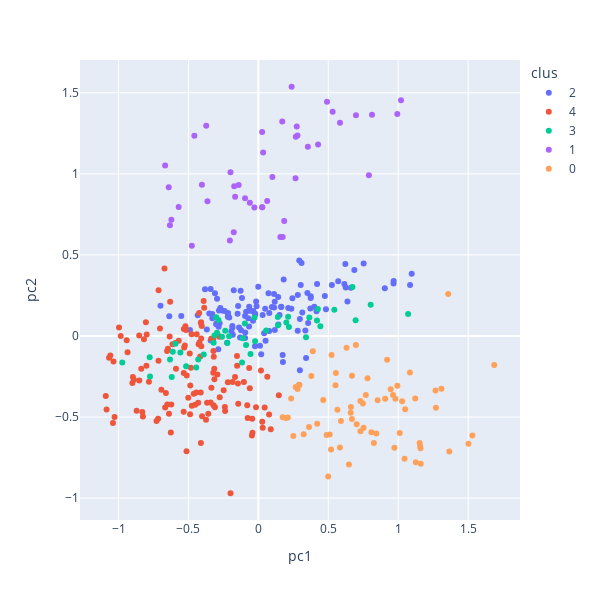

The notebook cell saved with this chart:
### Code cell
# grafica interactiva
pca_bow = pd.DataFrame({'pc1': proj['pc1'], 'pc2': proj['pc2'], 'tipo': t_data['file'],
                       'clus':cl_pred})

fig = px.scatter(pca_bow, x='pc1', y='pc2', hover_data=['tipo'], color = 'clus')
fig.update_layout(
    autosize=False,
    width=600,
    height=600,
)
fig.show()

### Figure 1 — Plotly figure (JSON) as saved in the notebook; plotly's stock layout.template omitted (floating-point values rounded to 4 significant figures)
{"data": [{"customdata": [["coches_no_1_11.txt"], ["coches_no_1_13.txt"], ["coches_no_1_15.txt"], ["coches_no_1_18.txt"], ["coches_no_1_19.txt"], ["coches_no_1_21.txt"], ["coches_no_1_23.txt"], ["coches_no_1_25.txt"], ["coches_no_1_4.txt"], ["coches_no_1_6.txt"], ["coches_no_1_8.txt"], ["coches_no_2_10.txt"], ["coches_no_2_12.txt"], ["coches_no_2_14.txt"], ["coches_no_2_16.txt"], ["coches_no_2_17.txt"], ["coches_no_2_2.txt"], ["coches_no_2_20.txt"], ["coches_no_2_22.txt"], ["coches_no_2_24.txt"], ["coches_no_2_5.txt"], ["coches_no_2_7.txt"], ["coches_yes_4_1.txt"], ["coches_yes_4_11.txt"], ["coches_yes_4_13.txt"], ["coches_yes_4_14.txt"], ["coches_yes_4_19.txt"], ["coches_yes_4_20.txt"], ["coches_yes_4_22.txt"], ["coches_yes_4_23.txt"], ["coches_yes_4_24.txt"], ["coches_yes_4_3.txt"], ["coches_yes_4_6.txt"], ["coches_yes_4_9.txt"], ["coches_yes_5_12.txt"], ["coches_yes_5_15.txt"], ["coches_yes_5_17.txt"], ["coches_yes_5_2.txt"], ["coches_yes_5_21.txt"], ["coches_yes_5_25.txt"], ["coches_yes_5_4.txt"], ["coches_yes_5_7.txt"], ["coches_yes_5_8.txt"], ["hoteles_no_2_25.txt"], ["hoteles_yes_5_18.txt"], ["hoteles_yes_5_25.txt"], ["libros_no_1_22.txt"], ["moviles_no_1_11.txt"], ["moviles_no_1_19.txt"], ["moviles_no_1_21.txt"], ["moviles_no_1_22.txt"], ["moviles_no_1_25.txt"], ["moviles_no_1_4.txt"], ["moviles_no_1_8.txt"], ["moviles_no_1_9.txt"], ["moviles_no_2_1.txt"], ["moviles_no_2_10.txt"], ["moviles_no_2_12.txt"], ["moviles_no_2_13.txt"], ["moviles_no_2_14.txt"], ["moviles_no_2_16.txt"], ["moviles_no_2_17.txt"], ["moviles_no_2_18.txt"], ["moviles_no_2_20.txt"], ["moviles_no_2_23.txt"], ["moviles_no_2_24.txt"], ["moviles_no_2_3.txt"], ["moviles_no_2_5.txt"], ["moviles_no_2_6.txt"], ["moviles_no_2_7.txt"], ["moviles_yes_4_13.txt"], ["moviles_yes_4_15.txt"], ["moviles_yes_4_17.txt"], ["moviles_yes_4_20.txt"], ["moviles_yes_4_21.txt"], ["moviles_yes_4_22.txt"], ["moviles_yes_4_25.txt"], ["moviles_yes_4_4.txt"], ["moviles_yes_4_5.txt"], ["moviles_yes_4_6.txt"], ["moviles_yes_4_9.txt"], ["moviles_yes_5_12.txt"], ["moviles_yes_5_14.txt"], ["moviles_yes_5_2.txt"], ["moviles_yes_5_23.txt"], ["moviles_yes_5_3.txt"], ["moviles_yes_5_7.txt"], ["moviles_yes_5_8.txt"], ["musica_no_1_4.txt"], ["musica_no_1_8.txt"], ["musica_no_2_16.txt"], ["musica_yes_4_13.txt"], ["musica_yes_5_25.txt"], ["ordenadores_no_1_13.txt"], ["ordenadores_no_1_18.txt"], ["ordenadores_no_1_20.txt"], ["ordenadores_no_1_6.txt"], ["ordenadores_no_1_9.txt"], ["ordenadores_no_2_1.txt"], ["ordenadores_no_2_17.txt"], ["ordenadores_no_2_24.txt"], ["ordenadores_no_2_25.txt"], ["ordenadores_no_2_3.txt"], ["ordenadores_no_2_5.txt"], ["ordenadores_no_2_7.txt"], ["ordenadores_yes_4_1.txt"], ["ordenadores_yes_4_13.txt"], ["ordenadores_yes_4_16.txt"], ["ordenadores_yes_4_18.txt"], ["ordenadores_yes_4_21.txt"], ["ordenadores_yes_5_11.txt"], ["ordenadores_yes_5_14.txt"], ["ordenadores_yes_5_6.txt"], ["ordenadores_yes_5_7.txt"], ["ordenadores_yes_5_9.txt"], ["peliculas_no_1_15.txt"]], "hovertemplate": "clus=2<br>pc1=%{x}<br>pc2=%{y}<br>tipo=%{customdata[0]}<extra></extra>", "legendgroup": "2", "marker": {"color": "#636efa", "symbol": "circle"}, "mode": "markers", "name": "2", "orientation": "v", "showlegend": true, "type": "scatter", "x": [-0.7001, 0.2435, 0.6219, -0.2184, -0.6371, 0.753, -0.2955, -0.3413, -0.01597, 0.1809, 0.2926, -0.01251, 0.3088, 0.5258, -0.1171, 0.1432, -0.0006747, -0.5513, -0.02198, -0.03694, -0.33, -0.08769, -0.284, -0.3107, -0.2235, 0.6863, 0.4198, -0.3512, 0.1634, -0.2081, -0.03694, 0.3142, -0.2414, 0.3745, -0.2773, -0.186, -0.09406, -0.1238, 0.2822, -0.2595, 0.5709, 0.303, -0.06106, -0.2985, 0.1176, -0.06663, 0.05136, -0.3813, 0.6151, 0.2359, 0.6248, -0.095, 0.297, -0.1761, 1.085, -0.272, 1.097, 0.0306, -0.3409, 0.1635, 0.01145, -0.2818, 0.04105, -0.09514, 0.09671, 0.3716, -0.0246, -0.3686, 0.4834, 0.07813, -0.4336, -0.2869, -0.2173, -0.4892, 0.6617, 0.3741, -0.302, 0.9042, 0.3508, 0.1518, -0.1449, 0.3559, 0.1172, -0.1824, 0.4003, 0.9666, 0.4757, 0.6371, 0.336, 0.2969, 0.1757, 0.1738, -0.02426, -0.1271, 0.2135, -0.1309, -0.3295, -0.1486, -0.06555, 0.04881, 0.1122, 0.1415, 0.0727, -0.07266, -0.2169, 0.07762, -0.1379, 0.9675, -0.1932, 0.02002, -0.1858, 0.1128, -0.03862, 0.4158, 0.2817, 0.3411], "xaxis": "x", "y": [0.1861, 0.232, 0.4444, 0.119, 0.1213, 0.4475, 0.2292, 0.2893, 0.2129, 0.348, 0.4654, 0.1827, 0.4495, 0.3144, 0.2338, 0.07073, 0.3038, 0.1228, 0.1371, 0.1519, 0.1357, 0.149, 0.05637, 0.2637, -0.04195, 0.4073, 0.3211, 0.1391, 0.1794, 0.1142, 0.1519, 0.1446, 0.1543, 0.2454, 0.07853, 0.06128, 0.0209, 0.03546, 0.2531, 0.157, 0.3375, 0.3145, 0.1551, 0.07877, 0.03646, 0.05903, -0.02922, 0.2878, 0.3199, 0.1683, 0.2991, -0.01189, 0.1052, 0.2817, 0.3151, 0.1728, 0.3843, 0.1295, -0.02747, 0.1803, -0.0608, 0.1573, 0.0171, 0.1225, 0.1781, 0.1701, 0.1293, 0.03972, 0.1644, 0.1415, 0.1284, -0.0816, 0.1399, 0.03698, 0.2971, 0.2336, 0.07246, 0.2943, 0.2645, 0.1287, 0.1848, 0.08066, 0.2112, 0.007831, 0.1806, 0.3236, 0.2471, 0.212, 0.03336, -0.2107, -0.16, -0.1176, -0.0641, 0.2784, 0.1726, -0.008808, 0.1093, 0.1375, 0.1807, 0.1677, 0.2583, 0.2405, 0.2631, 0.1099, 0.1406, 0.03064, 0.05217, 0.3389, 0.0297, -0.1135, 0.05033, 0.1755, 0.09394, 0.153, 0.03234, -0.1351], "yaxis": "y"}, {"customdata": [["coches_no_1_3.txt"], ["coches_no_2_1.txt"], ["coches_no_2_9.txt"], ["coches_yes_4_16.txt"], ["coches_yes_4_18.txt"], ["coches_yes_5_10.txt"], ["coches_yes_5_5.txt"], ["hoteles_no_2_19.txt"], ["hoteles_yes_4_22.txt"], ["hoteles_yes_5_19.txt"], ["lavadoras_no_1_17.txt"], ["lavadoras_no_1_20.txt"], ["lavadoras_no_1_25.txt"], ["lavadoras_no_2_1.txt"], ["lavadoras_no_2_11.txt"], ["lavadoras_yes_4_25.txt"], ["libros_no_1_1.txt"], ["libros_no_1_11.txt"], ["libros_no_1_12.txt"], ["libros_no_1_16.txt"], ["libros_no_1_18.txt"], ["libros_no_2_10.txt"], ["libros_no_2_13.txt"], ["libros_no_2_23.txt"], ["libros_no_2_25.txt"], ["libros_no_2_6.txt"], ["libros_yes_4_1.txt"], ["libros_yes_4_13.txt"], ["libros_yes_4_22.txt"], ["libros_yes_4_9.txt"], ["libros_yes_5_12.txt"], ["libros_yes_5_16.txt"], ["libros_yes_5_18.txt"], ["libros_yes_5_19.txt"], ["libros_yes_5_21.txt"], ["libros_yes_5_25.txt"], ["libros_yes_5_4.txt"], ["libros_yes_5_5.txt"], ["libros_yes_5_6.txt"], ["libros_yes_5_7.txt"], ["libros_yes_5_8.txt"], ["moviles_no_1_15.txt"], ["moviles_no_1_2.txt"], ["moviles_yes_4_10.txt"], ["moviles_yes_4_11.txt"], ["moviles_yes_4_16.txt"], ["moviles_yes_4_18.txt"], ["moviles_yes_5_19.txt"], ["moviles_yes_5_24.txt"], ["musica_no_1_1.txt"], ["musica_no_1_13.txt"], ["musica_no_1_15.txt"], ["musica_no_1_2.txt"], ["musica_no_1_20.txt"], ["musica_no_1_22.txt"], ["musica_no_1_24.txt"], ["musica_no_1_5.txt"], ["musica_no_1_6.txt"], ["musica_no_2_11.txt"], ["musica_no_2_12.txt"], ["musica_no_2_14.txt"], ["musica_no_2_17.txt"], ["musica_no_2_18.txt"], ["musica_no_2_19.txt"], ["musica_no_2_21.txt"], ["musica_no_2_23.txt"], ["musica_no_2_25.txt"], ["musica_no_2_3.txt"], ["musica_no_2_7.txt"], ["musica_no_2_9.txt"], ["musica_yes_4_1.txt"], ["musica_yes_4_11.txt"], ["musica_yes_4_15.txt"], ["musica_yes_4_18.txt"], ["musica_yes_4_19.txt"], ["musica_yes_4_20.txt"], ["musica_yes_4_22.txt"], ["musica_yes_4_6.txt"], ["musica_yes_4_7.txt"], ["musica_yes_4_9.txt"], ["musica_yes_5_10.txt"], ["musica_yes_5_14.txt"], ["musica_yes_5_16.txt"], ["musica_yes_5_2.txt"], ["musica_yes_5_21.txt"], ["musica_yes_5_23.txt"], ["musica_yes_5_24.txt"], ["musica_yes_5_3.txt"], ["musica_yes_5_4.txt"], ["musica_yes_5_5.txt"], ["ordenadores_no_1_10.txt"], ["ordenadores_no_1_14.txt"], ["ordenadores_no_1_16.txt"], ["ordenadores_no_1_2.txt"], ["ordenadores_no_2_11.txt"], ["ordenadores_no_2_12.txt"], ["ordenadores_no_2_15.txt"], ["ordenadores_no_2_19.txt"], ["ordenadores_no_2_21.txt"], ["ordenadores_no_2_22.txt"], ["ordenadores_no_2_23.txt"], ["ordenadores_no_2_4.txt"], ["ordenadores_no_2_8.txt"], ["ordenadores_yes_4_10.txt"], ["ordenadores_yes_4_12.txt"], ["ordenadores_yes_4_17.txt"], ["ordenadores_yes_4_19.txt"], ["ordenadores_yes_4_20.txt"], ["ordenadores_yes_4_3.txt"], ["ordenadores_yes_4_4.txt"], ["ordenadores_yes_4_8.txt"], ["ordenadores_yes_5_15.txt"], ["ordenadores_yes_5_2.txt"], ["ordenadores_yes_5_22.txt"], ["ordenadores_yes_5_23.txt"], ["ordenadores_yes_5_24.txt"], ["ordenadores_yes_5_25.txt"], ["ordenadores_yes_5_5.txt"], ["peliculas_no_1_1.txt"], ["peliculas_no_1_17.txt"], ["peliculas_no_2_14.txt"], ["peliculas_no_2_8.txt"], ["peliculas_yes_4_19.txt"], ["peliculas_yes_4_24.txt"], ["peliculas_yes_5_11.txt"], ["peliculas_yes_5_15.txt"], ["peliculas_yes_5_17.txt"]], "hovertemplate": "clus=4<br>pc1=%{x}<br>pc2=%{y}<br>tipo=%{customdata[0]}<extra></extra>", "legendgroup": "4", "marker": {"color": "#EF553B", "symbol": "circle"}, "mode": "markers", "name": "4", "orientation": "v", "showlegend": true, "type": "scatter", "x": [-0.8043, -0.9418, -0.8185, -0.4115, -0.4908, -0.9846, -0.6528, -0.7826, -0.2795, -0.7986, -0.6715, -0.7136, -0.3912, -0.3874, -0.6309, -0.5306, -0.3578, -0.6613, -0.3744, -0.8257, 0.03087, -0.06125, -0.2764, 0.06392, -0.04591, -0.5341, -0.4884, -0.1462, 0.04504, -0.152, -0.4761, -0.2481, -0.07635, -0.6393, -0.4438, -0.1843, -0.7168, -0.2182, -0.3666, 0.07668, -0.4027, -0.3375, -0.4273, -0.6465, -1.068, -0.6344, -0.4082, -1.036, -0.533, -0.1529, -0.6936, -0.5013, -0.452, -0.4122, -0.167, -0.5335, -0.5892, -1.091, -0.8708, -0.3226, -0.06554, -0.04215, -1.086, -0.2399, -0.4304, -0.1035, -0.7285, -0.8517, -0.6231, -0.1439, -0.3412, -0.3105, -0.07931, -0.487, -0.4619, -0.3209, 0.1462, -0.8976, -1.029, -0.01689, -0.6666, -0.5123, -1.04, -0.3151, -0.2377, -0.2931, -0.3359, -0.6512, -0.83, -0.6261, -0.2915, -0.3189, -0.8524, -0.4087, -0.4412, -0.5696, -0.8007, -0.7037, -0.4047, -0.9967, -0.3213, -0.7143, -0.4219, -0.5175, -0.5218, -0.5941, -0.9356, -0.8373, -0.4235, -0.4162, -1.059, -0.4831, -0.4774, -0.4095, -0.901, -0.3227, -0.5259, -0.6143, -0.1991, -0.04387, -0.5138, 0.01872, 0.02794, 0.08879, -0.411, -0.8898, -0.3146], "xaxis": "x", "y": [0.0841, -0.02606, -0.0205, 0.07934, -0.1088, -0.0009212, -0.09331, -0.2831, -0.00438, 0.008453, 0.4159, 0.282, 0.2161, 0.1738, 0.2106, -0.07095, -0.4792, -0.3513, -0.5161, -0.4973, -0.5666, -0.323, -0.3773, -0.2511, -0.6132, -0.4674, -0.4825, -0.2934, -0.4419, -0.1835, -0.4305, -0.3348, -0.5059, -0.4798, -0.348, -0.2833, -0.5111, -0.2857, -0.4114, -0.4845, -0.4957, -0.01667, -0.05142, -0.07854, -0.1343, -0.00332, -0.06286, -0.1575, 0.04245, -0.1234, -0.331, -0.3812, -0.4244, -0.3481, -0.2526, -0.229, -0.2018, -0.3695, -0.4615, -0.2276, -0.1971, -0.5972, -0.4531, -0.4388, -0.412, -0.2837, -0.5247, -0.275, -0.4224, -0.4173, -0.4103, -0.4397, -0.4279, -0.3062, -0.3558, -0.4275, -0.3663, -0.2536, -0.5004, -0.4396, -0.4411, -0.2432, -0.5373, -0.2018, -0.4628, -0.2371, -0.319, -0.4219, -0.4691, -0.5959, 0.007832, -0.1279, 0.002467, -0.01538, 0.01053, -0.02998, -0.1842, 0.04631, 0.0612, 0.05253, -0.09257, -0.1522, -0.03989, 0.03665, 0.05999, -0.04398, -0.09971, -0.2018, 0.1423, -0.1266, -0.1201, -0.1956, 0.01121, 0.0852, -0.2894, -0.02206, -0.05912, -0.0513, -0.9701, -0.5105, -0.7107, -0.2136, -0.5297, -0.5758, -0.6599, -0.2703, -0.2677], "yaxis": "y"}, {"customdata": [["hoteles_no_1_1.txt"], ["hoteles_no_1_13.txt"], ["hoteles_no_1_14.txt"], ["hoteles_no_1_18.txt"], ["hoteles_no_1_21.txt"], ["hoteles_no_1_4.txt"], ["hoteles_no_1_5.txt"], ["hoteles_no_1_7.txt"], ["hoteles_no_1_8.txt"], ["hoteles_no_2_10.txt"], ["hoteles_no_2_11.txt"], ["hoteles_no_2_12.txt"], ["hoteles_no_2_15.txt"], ["hoteles_no_2_16.txt"], ["hoteles_no_2_17.txt"], ["hoteles_no_2_2.txt"], ["hoteles_no_2_20.txt"], ["hoteles_no_2_22.txt"], ["hoteles_no_2_23.txt"], ["hoteles_no_2_24.txt"], ["hoteles_no_2_3.txt"], ["hoteles_no_2_6.txt"], ["hoteles_no_2_9.txt"], ["hoteles_yes_4_1.txt"], ["hoteles_yes_4_10.txt"], ["hoteles_yes_4_11.txt"], ["hoteles_yes_4_13.txt"], ["hoteles_yes_4_17.txt"], ["hoteles_yes_4_21.txt"], ["hoteles_yes_4_24.txt"], ["hoteles_yes_4_4.txt"], ["hoteles_yes_4_6.txt"], ["hoteles_yes_4_7.txt"], ["hoteles_yes_4_8.txt"], ["hoteles_yes_4_9.txt"], ["hoteles_yes_5_12.txt"], ["hoteles_yes_5_14.txt"], ["hoteles_yes_5_15.txt"], ["hoteles_yes_5_16.txt"], ["hoteles_yes_5_2.txt"], ["hoteles_yes_5_20.txt"], ["hoteles_yes_5_23.txt"], ["hoteles_yes_5_3.txt"], ["hoteles_yes_5_5.txt"]], "hovertemplate": "clus=3<br>pc1=%{x}<br>pc2=%{y}<br>tipo=%{customdata[0]}<extra></extra>", "legendgroup": "3", "marker": {"color": "#00cc96", "symbol": "circle"}, "mode": "markers", "name": "3", "orientation": "v", "showlegend": true, "type": "scatter", "x": [0.2129, -0.2366, -0.08804, -0.7773, 0.4256, 0.4193, 0.2001, -0.2853, 0.3406, -0.5929, 0.6955, -0.09642, -0.0562, 0.05583, -0.32, -0.2603, -0.3908, -0.4444, -0.5168, 1.071, 0.8032, 0.4435, -0.02355, 0.1392, 0.1406, -0.02777, -0.6317, -0.9733, -0.2091, -0.5579, 0.5432, 0.3643, -0.612, -0.2222, -0.6197, -0.3138, -0.4302, -0.2957, 0.6729, -0.3007, 0.2186, -0.7751, -0.1117, -0.1169], "xaxis": "x", "y": [0.1189, 0.03253, -0.05507, -0.131, 0.1657, 0.09483, 0.0829, 0.09877, -0.008481, -0.04734, 0.09634, 0.0769, -0.1118, 0.0338, -0.04206, -0.004372, -0.1138, -0.1952, -0.1868, 0.1359, 0.1932, 0.06033, -0.03285, 0.1174, 0.06678, 0.114, -0.1456, -0.163, -0.002043, -0.1021, 0.1611, 0.1144, -0.09758, -0.04275, -0.2527, 0.003437, -0.145, 0.02022, 0.3023, 0.1156, 0.05463, -0.2497, -0.01431, -0.1629], "yaxis": "y"}, {"customdata": [["lavadoras_no_1_10.txt"], ["lavadoras_no_1_12.txt"], ["lavadoras_no_1_13.txt"], ["lavadoras_no_1_15.txt"], ["lavadoras_no_1_16.txt"], ["lavadoras_no_1_18.txt"], ["lavadoras_no_1_19.txt"], ["lavadoras_no_1_21.txt"], ["lavadoras_no_1_22.txt"], ["lavadoras_no_1_23.txt"], ["lavadoras_no_1_24.txt"], ["lavadoras_no_1_3.txt"], ["lavadoras_no_1_4.txt"], ["lavadoras_no_1_5.txt"], ["lavadoras_no_1_7.txt"], ["lavadoras_no_1_9.txt"], ["lavadoras_no_2_14.txt"], ["lavadoras_no_2_2.txt"], ["lavadoras_no_2_6.txt"], ["lavadoras_no_2_8.txt"], ["lavadoras_yes_4_11.txt"], ["lavadoras_yes_4_13.txt"], ["lavadoras_yes_4_15.txt"], ["lavadoras_yes_4_19.txt"], ["lavadoras_yes_4_2.txt"], ["lavadoras_yes_4_21.txt"], ["lavadoras_yes_4_5.txt"], ["lavadoras_yes_4_6.txt"], ["lavadoras_yes_4_8.txt"], ["lavadoras_yes_4_9.txt"], ["lavadoras_yes_5_1.txt"], ["lavadoras_yes_5_10.txt"], ["lavadoras_yes_5_12.txt"], ["lavadoras_yes_5_14.txt"], ["lavadoras_yes_5_16.txt"], ["lavadoras_yes_5_17.txt"], ["lavadoras_yes_5_18.txt"], ["lavadoras_yes_5_20.txt"], ["lavadoras_yes_5_22.txt"], ["lavadoras_yes_5_23.txt"], ["lavadoras_yes_5_24.txt"], ["lavadoras_yes_5_3.txt"], ["lavadoras_yes_5_4.txt"], ["lavadoras_yes_5_7.txt"]], "hovertemplate": "clus=1<br>pc1=%{x}<br>pc2=%{y}<br>tipo=%{customdata[0]}<extra></extra>", "legendgroup": "1", "marker": {"color": "#ab63fa", "symbol": "circle"}, "mode": "markers", "name": "1", "orientation": "v", "showlegend": true, "type": "scatter", "x": [-0.1727, 0.1574, 0.174, 0.03383, 0.2797, 0.02633, 0.06324, -0.4758, -0.6324, -0.02842, 0.1848, 0.5314, 0.354, -0.4578, -0.166, 0.02694, 0.1003, 0.7904, -0.1759, -0.6411, -0.6668, -0.2036, 0.8124, 0.9936, 0.2676, -0.4038, 0.6981, 0.2657, -0.622, 0.02824, -0.1408, -0.09515, -0.06088, 1.02, 0.1709, -0.3639, -0.3732, 0.5839, 0.2743, -0.1995, 0.4909, 0.4271, -0.5701, 0.2379], "xaxis": "x", "y": [0.924, 0.6107, 0.6098, 1.132, 1.236, 0.7947, 0.8328, 0.5558, 0.6836, 0.7921, 0.7086, 1.382, 1.167, 1.234, 0.8586, 1.258, 0.9807, 0.9915, 0.6394, 0.9166, 1.051, 0.5894, 1.365, 1.368, 1.228, 0.9325, 1.361, 0.9723, 0.7175, 0.7933, 0.9306, 0.8489, 0.8211, 1.453, 1.322, 0.8313, 1.297, 1.315, 1.292, 1.01, 1.444, 1.182, 0.795, 1.537], "yaxis": "y"}, {"customdata": [["libros_no_1_14.txt"], ["libros_no_1_15.txt"], ["libros_no_1_4.txt"], ["libros_no_1_8.txt"], ["libros_no_1_9.txt"], ["libros_no_2_17.txt"], ["libros_no_2_19.txt"], ["libros_no_2_2.txt"], ["libros_no_2_20.txt"], ["libros_no_2_21.txt"], ["libros_no_2_24.txt"], ["libros_no_2_3.txt"], ["libros_no_2_5.txt"], ["libros_no_2_7.txt"], ["libros_yes_4_11.txt"], ["libros_yes_4_14.txt"], ["libros_yes_4_17.txt"], ["libros_yes_4_20.txt"], ["libros_yes_4_23.txt"], ["libros_yes_4_24.txt"], ["libros_yes_4_3.txt"], ["libros_yes_5_10.txt"], ["libros_yes_5_15.txt"], ["libros_yes_5_2.txt"], ["moviles_yes_4_1.txt"], ["musica_no_2_10.txt"], ["musica_yes_4_17.txt"], ["musica_yes_5_12.txt"], ["musica_yes_5_8.txt"], ["peliculas_no_1_11.txt"], ["peliculas_no_1_18.txt"], ["peliculas_no_1_21.txt"], ["peliculas_no_1_23.txt"], ["peliculas_no_1_3.txt"], ["peliculas_no_1_5.txt"], ["peliculas_no_1_7.txt"], ["peliculas_no_1_9.txt"], ["peliculas_no_2_10.txt"], ["peliculas_no_2_12.txt"], ["peliculas_no_2_13.txt"], ["peliculas_no_2_16.txt"], ["peliculas_no_2_19.txt"], ["peliculas_no_2_2.txt"], ["peliculas_no_2_20.txt"], ["peliculas_no_2_22.txt"], ["peliculas_no_2_24.txt"], ["peliculas_no_2_25.txt"], ["peliculas_no_2_4.txt"], ["peliculas_no_2_6.txt"], ["peliculas_yes_4_10.txt"], ["peliculas_yes_4_12.txt"], ["peliculas_yes_4_14.txt"], ["peliculas_yes_4_16.txt"], ["peliculas_yes_4_18.txt"], ["peliculas_yes_4_2.txt"], ["peliculas_yes_4_21.txt"], ["peliculas_yes_4_25.txt"], ["peliculas_yes_4_3.txt"], ["peliculas_yes_4_6.txt"], ["peliculas_yes_4_8.txt"], ["peliculas_yes_5_1.txt"], ["peliculas_yes_5_13.txt"], ["peliculas_yes_5_20.txt"], ["peliculas_yes_5_22.txt"], ["peliculas_yes_5_23.txt"], ["peliculas_yes_5_4.txt"], ["peliculas_yes_5_5.txt"], ["peliculas_yes_5_7.txt"], ["peliculas_yes_5_9.txt"]], "hovertemplate": "clus=0<br>pc1=%{x}<br>pc2=%{y}<br>tipo=%{customdata[0]}<extra></extra>", "legendgroup": "0", "marker": {"color": "#FFA15A", "symbol": "circle"}, "mode": "markers", "name": "0", "orientation": "v", "showlegend": true, "type": "scatter", "x": [0.5514, 1.687, 0.9801, 1.267, 0.7682, 0.9463, 1.309, 0.6698, 0.5236, 0.3893, 0.9943, 0.2107, 1.084, 0.6305, 1.122, 0.9207, 0.8529, 1.27, 0.4638, 0.5654, 0.51, 0.7805, 0.9067, 0.5544, 1.358, 0.2939, 0.1736, 0.6618, 0.2802, 0.7298, 0.7031, 0.7526, 0.8434, 1.046, 0.6605, 0.9626, 1.157, 0.6975, 0.5904, 0.4993, 1.011, 0.5831, 0.2342, 1.154, 0.4207, 0.6476, 1.531, 0.3785, 0.324, 0.7476, 0.973, 1.028, 0.2499, 0.8263, 1.365, 0.1959, 1.126, 1.162, 1.502, 1.05, 0.3623, 0.7294, 0.4879, 0.2669, 0.6691, 0.8082, 0.5198, 1.16, 0.2903], "xaxis": "x", "y": [-0.3038, -0.1791, -0.3868, -0.3356, -0.3643, -0.3291, -0.3251, -0.245, -0.1181, -0.09414, -0.3073, -0.5027, -0.2249, -0.07239, -0.3856, -0.1461, -0.3971, -0.4433, -0.3956, -0.4547, -0.6075, -0.2607, -0.3867, -0.2286, 0.2584, -0.303, -0.501, -0.4384, -0.3272, -0.5878, -0.5447, -0.5656, -0.6022, -0.7576, -0.4734, -0.3636, -0.6793, -0.056, -0.5247, -0.8668, -0.5986, -0.6886, -0.386, -0.6605, -0.5409, -0.7935, -0.6145, -0.2469, -0.6061, -0.4169, -0.6893, -0.4021, -0.6172, -0.6603, -0.7119, -0.5067, -0.7786, -0.7876, -0.6643, -0.4521, -0.5616, -0.401, -0.6114, -0.3153, -0.5123, -0.5941, -0.6996, -0.6932, -0.3011], "yaxis": "y"}], "layout": {"autosize": false, "height": 600, "legend": {"title": {"text": "clus"}, "tracegroupgap": 0}, "margin": {"t": 60}, "width": 600, "xaxis": {"anchor": "y", "domain": [0, 1], "title": {"text": "pc1"}}, "yaxis": {"anchor": "x", "domain": [0, 1], "title": {"text": "pc2"}}}}
